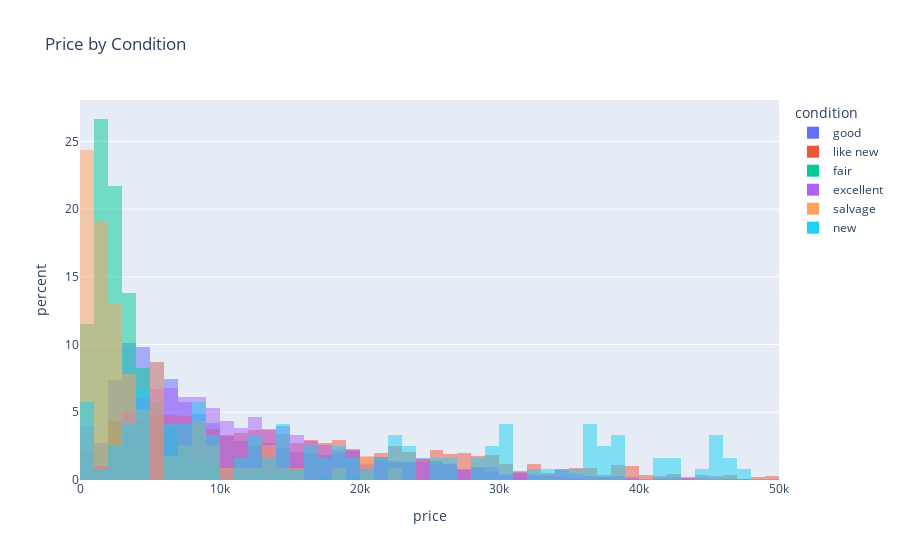

Source (notebook cell):
### Markdown cell above
The most valuable dependent variable in the dataset is price. All factors combine to contribute to the price -- this is why there are many columns with a mild to moderate correlation of around 0.5 or -0.5 against price.

### Code cell
# Histogram of price information. For visual purposes, limit to 50000
px.histogram(
    df.query("price < 50000"),
    x='price', 
    nbins=50,
    color='condition',
    title='Price by Condition',
    histnorm='percent',
    barmode='overlay'
)

### Figure 1 — Plotly figure (JSON) as saved in the notebook; plotly's stock layout.template omitted (floating-point values rounded to 4 significant figures; data arrays with more than 128 entries replaced by an {"elided": "..."} marker saying what was removed)
{"data": [{"alignmentgroup": "True", "bingroup": "x", "histnorm": "percent", "hovertemplate": "condition=good<br>price=%{x}<br>percent=%{y}<extra></extra>", "legendgroup": "good", "marker": {"color": "#636efa", "opacity": 0.5, "pattern": {"shape": ""}}, "name": "good", "nbinsx": 50, "offsetgroup": "good", "orientation": "v", "showlegend": true, "type": "histogram", "x": {"elided": "20107 int values"}, "xaxis": "x", "yaxis": "y"}, {"alignmentgroup": "True", "bingroup": "x", "histnorm": "percent", "hovertemplate": "condition=like new<br>price=%{x}<br>percent=%{y}<extra></extra>", "legendgroup": "like new", "marker": {"color": "#EF553B", "opacity": 0.5, "pattern": {"shape": ""}}, "name": "like new", "nbinsx": 50, "offsetgroup": "like new", "orientation": "v", "showlegend": true, "type": "histogram", "x": {"elided": "4674 int values"}, "xaxis": "x", "yaxis": "y"}, {"alignmentgroup": "True", "bingroup": "x", "histnorm": "percent", "hovertemplate": "condition=fair<br>price=%{x}<br>percent=%{y}<extra></extra>", "legendgroup": "fair", "marker": {"color": "#00cc96", "opacity": 0.5, "pattern": {"shape": ""}}, "name": "fair", "nbinsx": 50, "offsetgroup": "fair", "orientation": "v", "showlegend": true, "type": "histogram", "x": {"elided": "1606 int values"}, "xaxis": "x", "yaxis": "y"}, {"alignmentgroup": "True", "bingroup": "x", "histnorm": "percent", "hovertemplate": "condition=excellent<br>price=%{x}<br>percent=%{y}<extra></extra>", "legendgroup": "excellent", "marker": {"color": "#ab63fa", "opacity": 0.5, "pattern": {"shape": ""}}, "name": "excellent", "nbinsx": 50, "offsetgroup": "excellent", "orientation": "v", "showlegend": true, "type": "histogram", "x": {"elided": "24671 int values"}, "xaxis": "x", "yaxis": "y"}, {"alignmentgroup": "True", "bingroup": "x", "histnorm": "percent", "hovertemplate": "condition=salvage<br>price=%{x}<br>percent=%{y}<extra></extra>", "legendgroup": "salvage", "marker": {"color": "#FFA15A", "opacity": 0.5, "pattern": {"shape": ""}}, "name": "salvage", "nbinsx": 50, "offsetgroup": "salvage", "orientation": "v", "showlegend": true, "type": "histogram", "x": [600, 1000, 5500, 999, 850, 5000, 8000, 2500, 1800, 1000, 1500, 1800, 8000, 580, 2700, 11000, 800, 800, 3800, 4100, 12900, 400, 18500, 13500, 5500, 900, 850, 4500, 3750, 22000, 800, 1700, 9450, 2000, 1500, 5000, 4000, 800, 13000, 800, 15000, 2950, 1500, 3500, 800, 10700, 9975, 1400, 1200, 3500, 800, 20750, 8750, 13200, 6750, 2950, 2495, 2400, 2700, 2500, 800, 1200, 1200, 1000, 4500, 500, 4700, 1000, 3500, 5200, 20750, 8750, 8725, 750, 5000, 1700, 3000, 3000, 6000, 2500, 700, 5990, 500, 2500, 2250, 650, 700, 1000, 1900, 600, 7000, 1000, 1500, 7000, 4800, 500, 2000, 700, 3000, 5000, 7000, 450, 9900, 1500, 5000, 14500, 500, 1500, 1000, 850, 500, 3500, 5000, 2900, 2700], "xaxis": "x", "yaxis": "y"}, {"alignmentgroup": "True", "bingroup": "x", "histnorm": "percent", "hovertemplate": "condition=new<br>price=%{x}<br>percent=%{y}<extra></extra>", "legendgroup": "new", "marker": {"color": "#19d3f3", "opacity": 0.5, "pattern": {"shape": ""}}, "name": "new", "nbinsx": 50, "offsetgroup": "new", "orientation": "v", "showlegend": true, "type": "histogram", "x": [34000, 30000, 44505, 23000, 7000, 8300, 26000, 37490, 37490, 4500, 32500, 4700, 12, 6200, 7500, 12300, 1, 45500, 28000, 4500, 9800, 9600, 14500, 29900, 3995, 2400, 3995, 42000, 42500, 1, 33390, 4950, 12995, 6300, 4950, 18800, 250, 12000, 8300, 35000, 1500, 3995, 7000, 250, 250, 28000, 17500, 23000, 8995, 8700, 2900, 2500, 1, 11000, 16950, 14950, 15300, 38800, 14995, 41500, 8500, 17995, 38000, 4500, 46058, 7900, 25629, 38414, 45962, 41800, 30740, 22525, 30000, 22146, 25629, 21696, 29900, 13990, 29000, 6500, 4500, 4999, 11000, 9200, 16200, 23999, 18000, 26000, 12500, 38900, 22525, 30000, 36494, 36347, 36347, 36347, 36262, 45613, 47950, 37784, 45613, 30000, 8399, 46200, 14500, 21999, 16499, 20000, 9800, 3200, 7100, 22300, 6995, 14600, 3800, 13900, 19950, 6800, 8200, 19000, 18995], "xaxis": "x", "yaxis": "y"}], "layout": {"barmode": "overlay", "legend": {"title": {"text": "condition"}, "tracegroupgap": 0}, "title": {"text": "Price by Condition"}, "xaxis": {"anchor": "y", "domain": [0, 1], "title": {"text": "price"}}, "yaxis": {"anchor": "x", "domain": [0, 1], "title": {"text": "percent"}}}}
